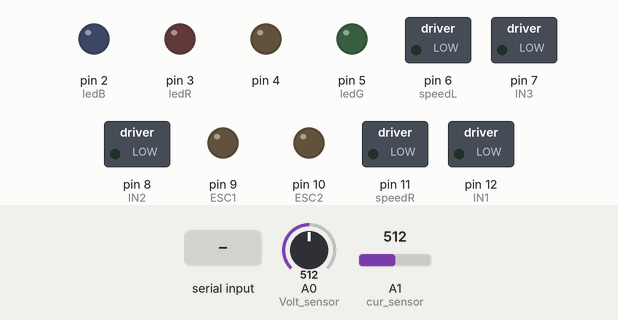
Bench run of a sketch on a simulated Arduino Uno, built with avr-gcc and run on an emulated ATmega328P. Parts: switched loads named in the sketch (green lamp = pin HIGH), output pins drawn as LEDs (lit = HIGH). Inputs (shaded band) come from the test bench; at power-on: A0 (Volt_sensor) = 512, A1 (cur_sensor) = 512. What the sketch prints to the serial monitor is not drawn.

Above: at 1.2 s.
1.3 s: "F" received over Serial
At 2.5 s:
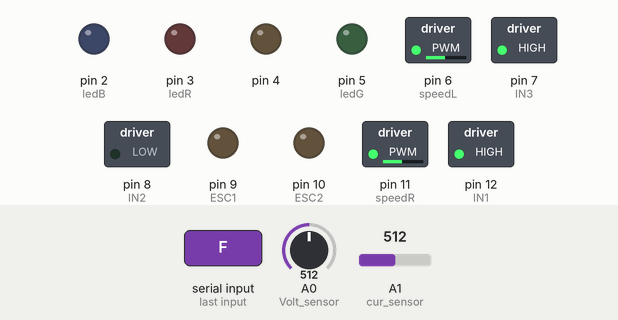
2.8 s: "B" received over Serial
At 3.8 s:
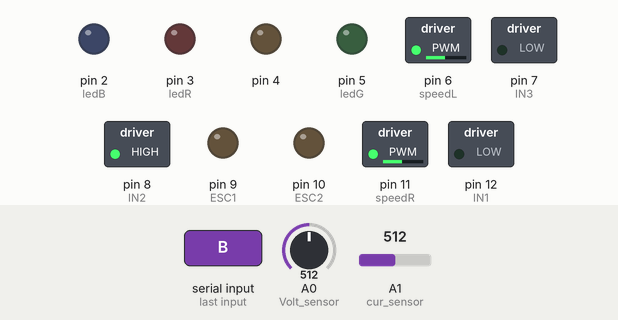
4.3 s: "R" received over Serial
At 4.9 s:
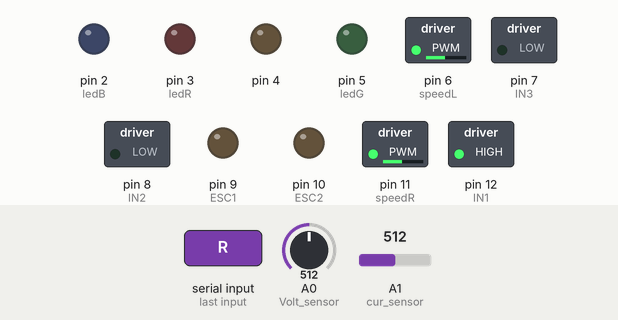
5.8 s: "L" received over Serial
At 6.1 s:
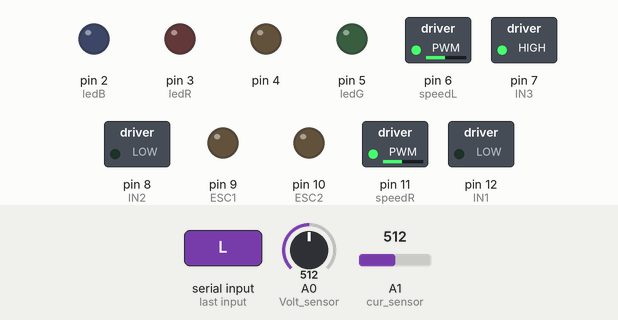
Timing chart, 0 to 8.3 s (numbered marks = the images above; inputs shaded):
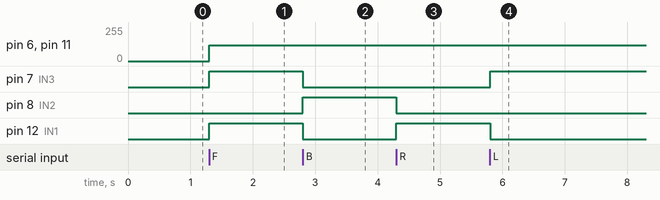

Measured:
- after the input at 1.3 s, pin 6 (speedL), pin 11 (speedR): 0/255 → 120/255 at once; pin 7 (IN3), pin 12 (IN1): LOW → HIGH at once
- after the input at 2.8 s, pin 7 (IN3), pin 12 (IN1): HIGH → LOW at once; pin 8 (IN2): LOW → HIGH at once
- after the input at 4.3 s, pin 8 (IN2): HIGH → LOW at once; pin 12 (IN1): LOW → HIGH at once
- after the input at 5.8 s, pin 7 (IN3): LOW → HIGH at once; pin 12 (IN1): HIGH → LOW at once

The sketch:

Mega_project_without_comments_updated.ino
```cpp
#include <Servo.h>
Servo ESC1;     // create servo object to control the ESC1
Servo ESC2;     // create servo object to control the ESC2
#define Mode 1  //motors mode(1 for DC and 0 for ESC)

#define IN1 12
#define IN2 8
#define IN3 7
#define IN4 13
#define speedL 6
#define speedR 11

#define Volt_sensor A0
#define cur_sensor A1

#define ledR 3
#define ledG 5
#define ledB 2

char Reading;
int offset = 20;
unsigned long previousMillis = 0UL;
unsigned long interval = 300UL;
int speed_value;
void setup() {
  if(Mode==0){
  ESC1.attach(9, 1000, 2000);
  ESC2.attach(10, 1000, 2000);
  }Serial.begin(9600);
  for (int i = 2; i <= 12; i++) {
    pinMode(i , OUTPUT );
  }
}
void forward() {
  speed_Mode();
  digitalWrite(IN1 , HIGH);
  digitalWrite(IN2 , LOW );
  digitalWrite(IN3 , HIGH );
  digitalWrite(IN4 , LOW);
  analogWrite(speedL, speed_value);
  analogWrite(speedR, speed_value);
}
void backward() {
  speed_Mode();
  digitalWrite(IN1 , LOW);
  digitalWrite(IN2 , HIGH );
  digitalWrite(IN3 , LOW );
  digitalWrite(IN4 , HIGH);
  analogWrite(speedL, speed_value);
  analogWrite(speedR, speed_value);
}
void left() {
  speed_Mode();
  digitalWrite(IN1 , LOW);
  digitalWrite(IN2 , LOW );
  digitalWrite(IN3 , HIGH );
  digitalWrite(IN4 , LOW);
  analogWrite(speedL, speed_value);
  analogWrite(speedR, speed_value);
}
void right() {
  speed_Mode();
  digitalWrite(IN1 , HIGH);
  digitalWrite(IN2 , LOW );
  digitalWrite(IN3 , LOW );
  digitalWrite(IN4 , LOW);
  analogWrite(speedL, speed_value);
  analogWrite(speedR, speed_value);
}
void stopp() {
  speed_Mode();
  digitalWrite(IN1 , LOW);
  digitalWrite(IN2 , LOW );
  digitalWrite(IN3 , LOW );
  digitalWrite(IN4 , LOW);
  analogWrite(speedL, 0);
  analogWrite(speedR, 0);
}
void speed_Mode() {
  switch (Reading) {
    case 'low':
      analogWrite(ledR, 0);
      analogWrite(ledG, 255);
      digitalWrite(ledB, 0);
      speed_value = 100; break;
    case 'mid':
      analogWrite(ledR, 255);
      analogWrite(ledG, 255);
      digitalWrite(ledB, 0);
      speed_value = 170; break;
    case 'hi':
      analogWrite(ledR, 255);
      analogWrite(ledG, 0);
      digitalWrite(ledB, 0);
      speed_value = 255; break;
    default:
      speed_value = 120;
  }
}
void brushless() {
  speed_Mode();
  speed_value = map(speed_value, 0, 255, 1000, 2000);   // scale it to use it with the servo library (value between 0 and 180)
  ESC1.write(speed_value);    // Send the signal to ESC1
  ESC2.write(speed_value);    // Send the signal to ESC2
}

void loop() {

  if (Mode == 1) {
    if (Serial.available() > 0) {
      Reading = Serial.read();
      switch (Reading) {
        case 'F':
          forward(); break;
        case 'B':
          backward(); break;
        case 'R':
          right(); break;
        case 'L':
          left(); break;
        default:
          stopp();
      }
    }
    unsigned long currentMillis = millis();
    if (currentMillis - previousMillis > interval)
    {
      //voltage sensor reading and output
      double voltage = map(analogRead(Volt_sensor), 0, 1023, 0, 2500) + offset;
      voltage /= 100;
      Serial.print("Voltage: ");
      Serial.print(voltage);
      Serial.println("V");
      //Current sensor reading and output
      float volt_cur = analogRead(cur_sensor) * 5 / 1023.0;
      float current = (volt_cur - 2.5) / 0.185;
      if (current < 0.16) {
        current = 0;
      }
      Serial.print("Current : ");
      Serial.println(current);

      previousMillis = currentMillis;
    }
  } else if (Mode == 0) {
    unsigned long currentMillis = millis();
    if (currentMillis - previousMillis > interval)
    {
      brushless();
      previousMillis = currentMillis;
    }
  }
}
```
